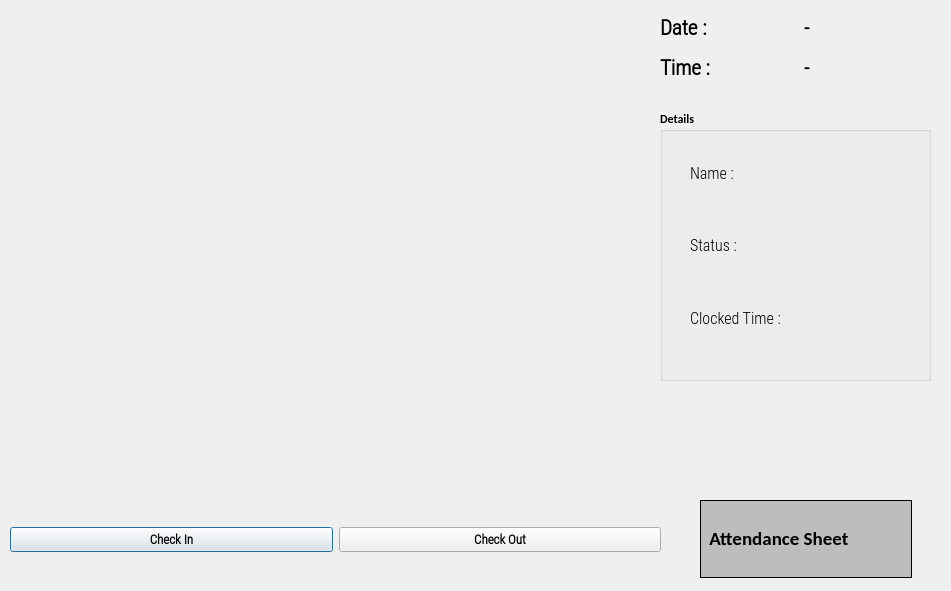
<?xml version="1.0" encoding="UTF-8"?>
<ui version="4.0">
 <class>OutputDialog</class>
 <widget class="QDialog" name="OutputDialog">
  <property name="geometry">
   <rect>
    <x>0</x>
    <y>0</y>
    <width>951</width>
    <height>591</height>
   </rect>
  </property>
  <property name="minimumSize">
   <size>
    <width>0</width>
    <height>0</height>
   </size>
  </property>
  <property name="maximumSize">
   <size>
    <width>1280</width>
    <height>720</height>
   </size>
  </property>
  <property name="font">
   <font>
    <family>Calibri</family>
    <weight>75</weight>
    <bold>true</bold>
   </font>
  </property>
  <property name="windowTitle">
   <string>Face Recognition Attendance App</string>
  </property>
  <property name="windowIcon">
   <iconset resource="resource.qrc">
    <normaloff>:/icon/icon.png</normaloff>:/icon/icon.png</iconset>
  </property>
  <widget class="QLabel" name="imgLabel">
   <property name="geometry">
    <rect>
     <x>10</x>
     <y>10</y>
     <width>640</width>
     <height>480</height>
    </rect>
   </property>
   <property name="minimumSize">
    <size>
     <width>4</width>
     <height>0</height>
    </size>
   </property>
   <property name="maximumSize">
    <size>
     <width>640</width>
     <height>480</height>
    </size>
   </property>
   <property name="text">
    <string/>
   </property>
  </widget>
  <widget class="QWidget" name="horizontalLayoutWidget">
   <property name="geometry">
    <rect>
     <x>10</x>
     <y>500</y>
     <width>651</width>
     <height>80</height>
    </rect>
   </property>
   <layout class="QHBoxLayout" name="horizontalLayout">
    <item>
     <widget class="QPushButton" name="ClockInButton">
      <property name="font">
       <font>
        <family>Roboto Condensed Light</family>
        <pointsize>10</pointsize>
        <weight>75</weight>
        <bold>true</bold>
       </font>
      </property>
      <property name="text">
       <string>Check In</string>
      </property>
      <property name="checkable">
       <bool>true</bool>
      </property>
     </widget>
    </item>
    <item>
     <widget class="QPushButton" name="ClockOutButton">
      <property name="font">
       <font>
        <family>Roboto Condensed Light</family>
        <pointsize>10</pointsize>
        <weight>75</weight>
        <bold>true</bold>
       </font>
      </property>
      <property name="text">
       <string>Check Out</string>
      </property>
      <property name="checkable">
       <bool>true</bool>
      </property>
     </widget>
    </item>
   </layout>
  </widget>
  <widget class="QWidget" name="gridLayoutWidget">
   <property name="geometry">
    <rect>
     <x>660</x>
     <y>10</y>
     <width>281</width>
     <height>75</height>
    </rect>
   </property>
   <layout class="QGridLayout" name="gridLayout_2">
    <item row="0" column="0">
     <widget class="QLabel" name="label">
      <property name="font">
       <font>
        <family>Roboto Condensed Light</family>
        <pointsize>16</pointsize>
        <weight>75</weight>
        <bold>true</bold>
       </font>
      </property>
      <property name="text">
       <string>Date :</string>
      </property>
     </widget>
    </item>
    <item row="0" column="1">
     <widget class="QLabel" name="Date_Label">
      <property name="font">
       <font>
        <family>Roboto Condensed Light</family>
        <pointsize>15</pointsize>
        <weight>75</weight>
        <bold>true</bold>
       </font>
      </property>
      <property name="text">
       <string>-</string>
      </property>
     </widget>
    </item>
    <item row="1" column="0">
     <widget class="QLabel" name="label_2">
      <property name="font">
       <font>
        <family>Roboto Condensed Light</family>
        <pointsize>16</pointsize>
        <weight>75</weight>
        <bold>true</bold>
       </font>
      </property>
      <property name="text">
       <string>Time :</string>
      </property>
     </widget>
    </item>
    <item row="1" column="1">
     <widget class="QLabel" name="Time_Label">
      <property name="font">
       <font>
        <family>Roboto Condensed Light</family>
        <pointsize>15</pointsize>
        <weight>75</weight>
        <bold>true</bold>
       </font>
      </property>
      <property name="text">
       <string>-</string>
      </property>
     </widget>
    </item>
   </layout>
  </widget>
  <widget class="QGroupBox" name="groupBox">
   <property name="geometry">
    <rect>
     <x>660</x>
     <y>110</y>
     <width>271</width>
     <height>271</height>
    </rect>
   </property>
   <property name="title">
    <string>Details</string>
   </property>
   <widget class="QWidget" name="verticalLayoutWidget">
    <property name="geometry">
     <rect>
      <x>30</x>
      <y>30</y>
      <width>127</width>
      <height>211</height>
     </rect>
    </property>
    <layout class="QVBoxLayout" name="verticalLayout">
     <item>
      <widget class="QLabel" name="label_3">
       <property name="font">
        <font>
         <family>Roboto Condensed Light</family>
         <pointsize>12</pointsize>
         <weight>50</weight>
         <bold>false</bold>
        </font>
       </property>
       <property name="text">
        <string>Name : </string>
       </property>
      </widget>
     </item>
     <item>
      <widget class="QLabel" name="label_4">
       <property name="font">
        <font>
         <family>Roboto Condensed Light</family>
         <pointsize>12</pointsize>
         <weight>50</weight>
         <bold>false</bold>
        </font>
       </property>
       <property name="text">
        <string>Status :</string>
       </property>
      </widget>
     </item>
     <item>
      <widget class="QLabel" name="label_5">
       <property name="font">
        <font>
         <family>Roboto Condensed Light</family>
         <pointsize>12</pointsize>
         <weight>50</weight>
         <bold>false</bold>
        </font>
       </property>
       <property name="text">
        <string>Clocked Time : </string>
       </property>
      </widget>
     </item>
    </layout>
   </widget>
   <widget class="QWidget" name="verticalLayoutWidget_2">
    <property name="geometry">
     <rect>
      <x>120</x>
      <y>30</y>
      <width>131</width>
      <height>211</height>
     </rect>
    </property>
    <layout class="QVBoxLayout" name="verticalLayout_2">
     <item>
      <widget class="QLabel" name="NameLabel">
       <property name="font">
        <font>
         <family>Roboto Condensed Light</family>
         <pointsize>12</pointsize>
         <weight>50</weight>
         <bold>false</bold>
        </font>
       </property>
       <property name="text">
        <string/>
       </property>
      </widget>
     </item>
     <item>
      <widget class="QLabel" name="StatusLabel">
       <property name="font">
        <font>
         <family>Roboto Condensed Light</family>
         <pointsize>12</pointsize>
         <weight>50</weight>
         <bold>false</bold>
        </font>
       </property>
       <property name="text">
        <string/>
       </property>
      </widget>
     </item>
     <item>
      <layout class="QHBoxLayout" name="horizontalLayout_2">
       <item>
        <widget class="QLabel" name="HoursLabel">
         <property name="font">
          <font>
           <family>Roboto Condensed Light</family>
           <pointsize>12</pointsize>
           <weight>50</weight>
           <bold>false</bold>
          </font>
         </property>
         <property name="text">
          <string/>
         </property>
        </widget>
       </item>
       <item>
        <widget class="QLabel" name="MinLabel">
         <property name="font">
          <font>
           <family>Roboto Condensed Light</family>
           <pointsize>12</pointsize>
           <weight>50</weight>
           <bold>false</bold>
          </font>
         </property>
         <property name="text">
          <string/>
         </property>
        </widget>
       </item>
      </layout>
     </item>
    </layout>
   </widget>
  </widget>
  <widget class="QLabel" name="Attendance">
   <property name="geometry">
    <rect>
     <x>700</x>
     <y>500</y>
     <width>212</width>
     <height>78</height>
    </rect>
   </property>
   <property name="font">
    <font>
     <family>Calibri</family>
     <pointsize>14</pointsize>
     <weight>75</weight>
     <bold>true</bold>
    </font>
   </property>
   <property name="autoFillBackground">
    <bool>false</bool>
   </property>
   <property name="styleSheet">
    <string notr="true">background-color: rgb(189, 189, 189);</string>
   </property>
   <property name="frameShape">
    <enum>QFrame::Box</enum>
   </property>
   <property name="text">
    <string> Attendance Sheet</string>
   </property>
   <property name="wordWrap">
    <bool>false</bool>
   </property>
   <property name="openExternalLinks">
    <bool>true</bool>
   </property>
   <property name="textInteractionFlags">
    <set>Qt::LinksAccessibleByKeyboard|Qt::LinksAccessibleByMouse</set>
   </property>
  </widget>
 </widget>
 <resources>
  <include location="resource.qrc"/>
 </resources>
 <connections/>
</ui>
